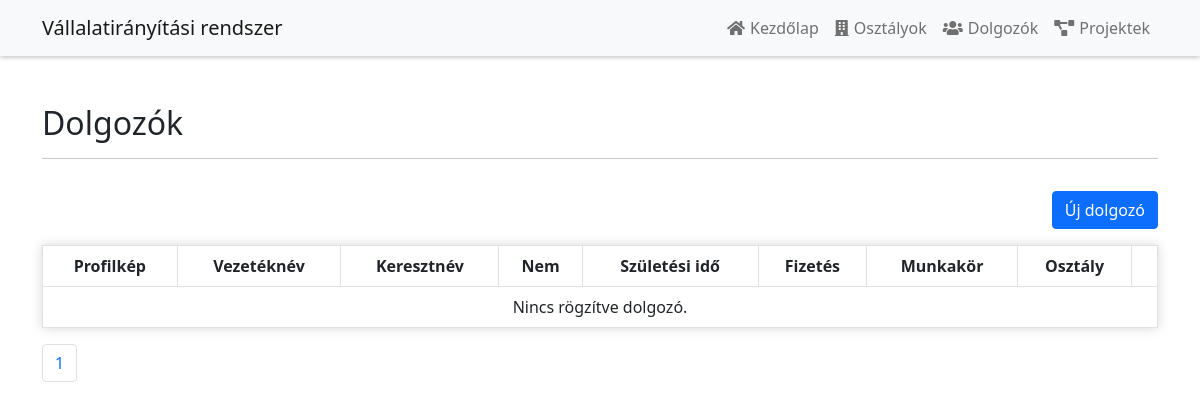
Before: /employe.php?page=2 with the older database file.
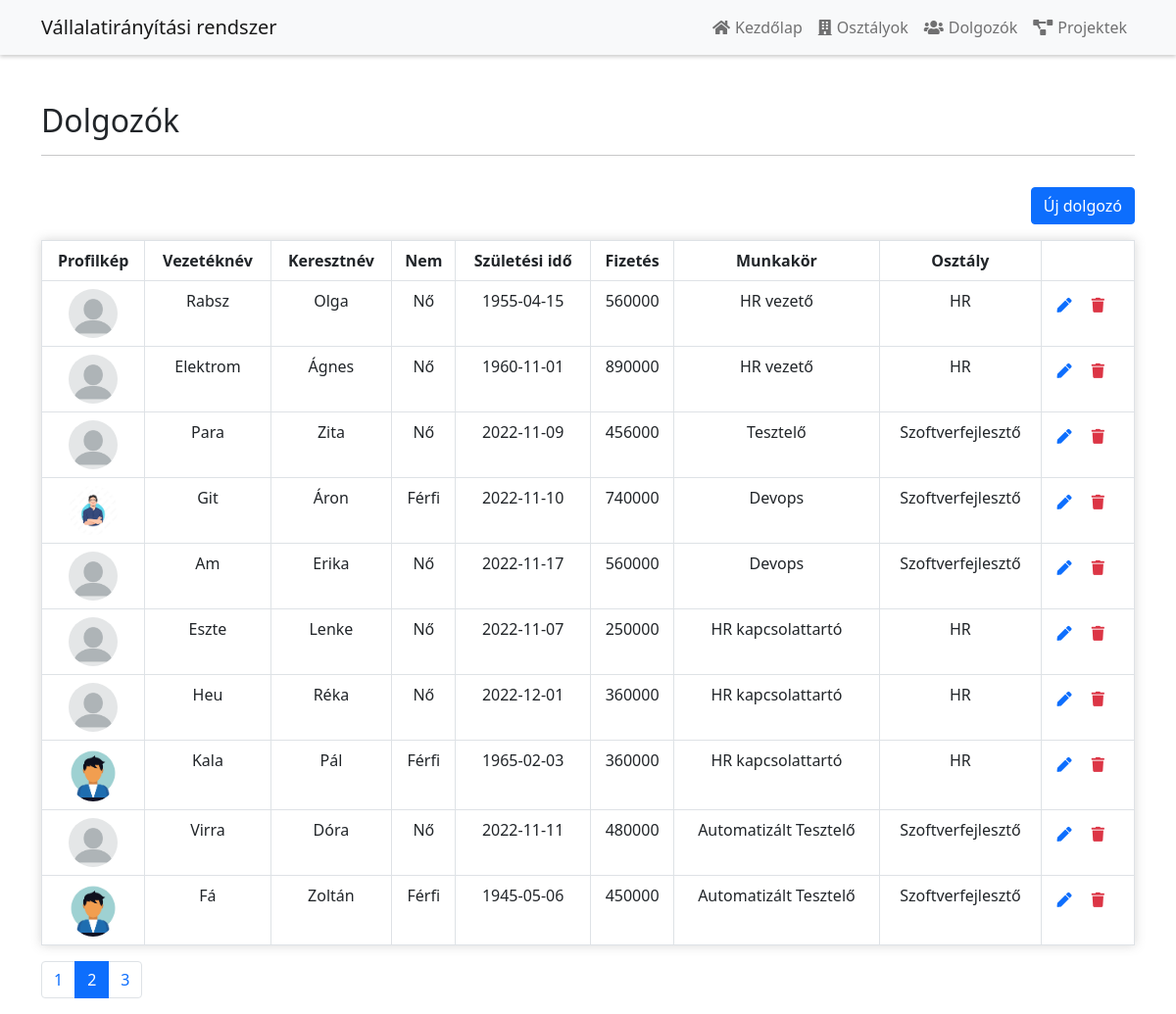
After: the same page with the newer database file.
### tables this page shows
CREATE TABLE `dolgozo` (
  `id` int(11) NOT NULL,
  `veznev` varchar(40) NOT NULL,
  `kernev` varchar(40) NOT NULL,
  `nem` tinyint(4) NOT NULL,
  `szulido` date NOT NULL,
  `fizetes` int(11) NOT NULL,
  `munkakor` varchar(40) NOT NULL,
  `profilkep` varchar(100) DEFAULT NULL,
  `osztaly_id` int(11) DEFAULT NULL
);

CREATE TABLE `osztaly` (
  `id` int(11) NOT NULL,
  `nev` varchar(40) NOT NULL,
  `manager_id` int(11) DEFAULT NULL
);

### employe.php (the view)
<?php
include('functions.php');
$pdo = pdo_connect_mysql();
$perPage = 10;
$total_row = $pdo->query('SELECT dolgozo.* FROM dolgozo')->rowCount();
$pages = ceil($total_row / $perPage);
$page = isset($_GET['page']) ? $_GET["page"] : 1;
$start = ($page - 1) * $perPage;
$query = "SELECT dolgozo.* FROM dolgozo LIMIT $start,$perPage";
$dolgozok = $pdo->query($query)->fetchAll(PDO::FETCH_ASSOC);
?>
<?= template_header('Dolgozók') ?>
<div class="container">
    <div class="row mt-5 mb-3">
        <div class="col-lg-12">
            <h2>Dolgozók</h2>
            <hr>
        </div>
    </div>
    <div class="row mb-3">
        <div class="col-lg-12 text-end">
            <a class="btn btn-primary" href="new_employe.php">Új dolgozó</a>
        </div>
    </div>
    <table class="table table-bordered">
        <thead>
        <tr>
            <th>Profilkép</th>
            <th>Vezetéknév</th>
            <th>Keresztnév</th>
            <th>Nem</th>
            <th>Születési idő</th>
            <th>Fizetés</th>
            <th>Munkakör</th>
            <th>Osztály</th>
            <th></th>
        </tr>
        </thead>
        <tbody>
        <?php if (!empty($dolgozok)): ?>
            <?php foreach ($dolgozok as $dolgozo): ?>
                <tr>
                    <td><img alt="profile" class="profileimg" src="<?php echo (empty($dolgozo["profilkep"])) ? "./img/profileavatar.webp" : "./profileimg/".$dolgozo["profilkep"]; ?>"></td>
                    <td><?= $dolgozo['veznev'] ?></td>
                    <td><?= $dolgozo['kernev'] ?></td>
                    <td><?= ($dolgozo['nem'] == 0) ? "Nő" : "Férfi" ?></td>
                    <td><?= $dolgozo['szulido'] ?></td>
                    <td><?= $dolgozo['fizetes'] ?></td>
                    <td><?= $dolgozo['munkakor'] ?></td>
                    <td>
                        <?php
                        $stmt = $pdo->prepare("SELECT osztaly.nev FROM osztaly WHERE osztaly.id = ?");
                        $stmt->execute([$dolgozo["osztaly_id"]]);
                        $osztaly = $stmt->fetchColumn();
                        if ($osztaly) {
                            echo $osztaly;
                        } else {
                            echo "Nincs megadva osztály";
                        }
                        ?>
                    </td>
                    <td class="actions">
                        <a href="edit_employe.php?id=<?= $dolgozo['id'] ?>" class="edit"><i
                                    class="fas fa-pen fa-xs"></i></a>
                        <a href="delete.php?dolgozo_id=<?= $dolgozo['id'] ?>" class="trash text-danger"><i
                                    class="fas fa-trash fa-xs"></i></a>
                    </td>
                </tr>
            <?php endforeach; ?>
        <?php else: ?>
            <tr>
                <td colspan="9">Nincs rögzítve dolgozó.</td>
            </tr>
        <?php endif; ?>
        </tbody>
    </table>
    <ul class="pagination">
        <?php for ($i = 1; $i <= $pages; $i++): ?>
            <li class="page-item<?php echo ($i == $page) ? " active" : "" ?>"><a class="page-link"
                                                                                 href='<?php echo "?page=$i"; ?>'>
                    <?php echo $i; ?>
                </a></li>
        <?php endfor; ?>
    </ul>
</div>
<?= template_footer() ?>

### functions.php (shortened to what this page needs)
<?php
function template_header($title)
{
    echo <<<EOT
<!DOCTYPE html>
<html>
	<head>
		<meta charset="utf-8">
		<title>$title</title>
		<link href="css/main.css" rel="stylesheet" type="text/css">
		<link rel="stylesheet" href="css/bootstrap.min.css">
		<link rel="stylesheet" href="https://use.fontawesome.com/releases/v5.7.1/css/all.css">
	</head>
	<body>
	<nav class="navbar navbar-expand-lg navbar-light bg-light sticky-top">
  <div class="container">
    <a class="navbar-brand" href="index.php">Vállalatirányítási rendszer</a>
    <button class="navbar-toggler" type="button" data-bs-toggle="collapse" data-bs-target="#navbarNav" aria-controls="navbarNav" aria-expanded="false" aria-label="Toggle navigation">
      <span class="navbar-toggler-icon"></span>
    </button>
    <div class="collapse navbar-collapse" id="navbarNav">
      <ul class="navbar-nav ms-auto">
         <li class="nav-item">
          <a class="nav-link" aria-current="page" href="index.php"><i class="fas fa-home"></i>Kezdőlap</a>
        </li>
        <li class="nav-item">
          <a class="nav-link" aria-current="page" href="department.php"><i class="fas fa-building"></i>Osztályok</a>
        </li>
        <li class="nav-item">
          <a class="nav-link" href="employe.php"><i class="fas fa-users"></i>Dolgozók</a>
        </li>
        <li class="nav-item">
          <a class="nav-link" href="projekt.php"><i class="fas fa-project-diagram"></i>Projektek</a>
        </li>
      </ul>
    </div>
  </div>
</nav>
EOT;
}
function template_footer()
{
    echo <<<EOT
    <script	src="js/Chart.bundle.min.js"></script>
    <script src="js/chart.js"></script>
    <script src="js/bootstrap.min.js"></script>
    <script src="js/bootstrap.bundle.min.js"></script>
    <script src="js/bootstrap.bundle.js"></script>
    </body>
</html>
EOT;
}

### css/main.css (style rules this page uses)
.actions .edit, .actions .trash { margin: 0 15px 0 0; }
.actions { font-size: 20px; text-align: center; }
.profileimg { width: 50px; border-radius: 50%; }
.navbar .navbar-nav .nav-item .nav-link i { margin-right: 5px; }
.navbar { box-shadow: 0 2px 4px 0 rgba(0,0,0,.2); }
.card, .table { box-shadow: 0 0 10px 0 rgba(100, 100, 100, 0.26); }
.table { text-align: center; }

Changed rows visible on the page:
added dolgozo: veznev "Rabsz", kernev "Olga", nem "Nő", szulido "1955-04-15", fizetes "560000", munkakor "HR vezető", osztaly.nev "HR"
added dolgozo: veznev "Elektrom", kernev "Ágnes", nem "Nő", szulido "1960-11-01", fizetes "890000", munkakor "HR vezető", osztaly.nev "HR"
added dolgozo: veznev "Para", kernev "Zita", nem "Nő", szulido "2022-11-09", fizetes "456000", munkakor "Tesztelő", osztaly.nev "Szoftverfejlesztő"
added dolgozo: profilkep (picture), veznev "Git", kernev "Áron", nem "Férfi", szulido "2022-11-10", fizetes "740000", munkakor "Devops", osztaly.nev "Szoftverfejlesztő"
added dolgozo: veznev "Am", kernev "Erika", nem "Nő", szulido "2022-11-17", fizetes "560000", munkakor "Devops", osztaly.nev "Szoftverfejlesztő"
added dolgozo: veznev "Eszte", kernev "Lenke", nem "Nő", szulido "2022-11-07", fizetes "250000", munkakor "HR kapcsolattartó", osztaly.nev "HR"
added dolgozo: veznev "Heu", kernev "Réka", nem "Nő", szulido "2022-12-01", fizetes "360000", munkakor "HR kapcsolattartó", osztaly.nev "HR"
added dolgozo: profilkep (picture), veznev "Kala", kernev "Pál", nem "Férfi", szulido "1965-02-03", fizetes "360000", munkakor "HR kapcsolattartó", osztaly.nev "HR"
added dolgozo: veznev "Virra", kernev "Dóra", nem "Nő", szulido "2022-11-11", fizetes "480000", munkakor "Automatizált Tesztelő", osztaly.nev "Szoftverfejlesztő"
added dolgozo: profilkep (picture), veznev "Fá", kernev "Zoltán", nem "Férfi", szulido "1945-05-06", fizetes "450000", munkakor "Automatizált Tesztelő", osztaly.nev "Szoftverfejlesztő"
Other visible differences:
new list line: "2"
new list line: "3"
text no longer shown: "Nincs rögzítve dolgozó."
